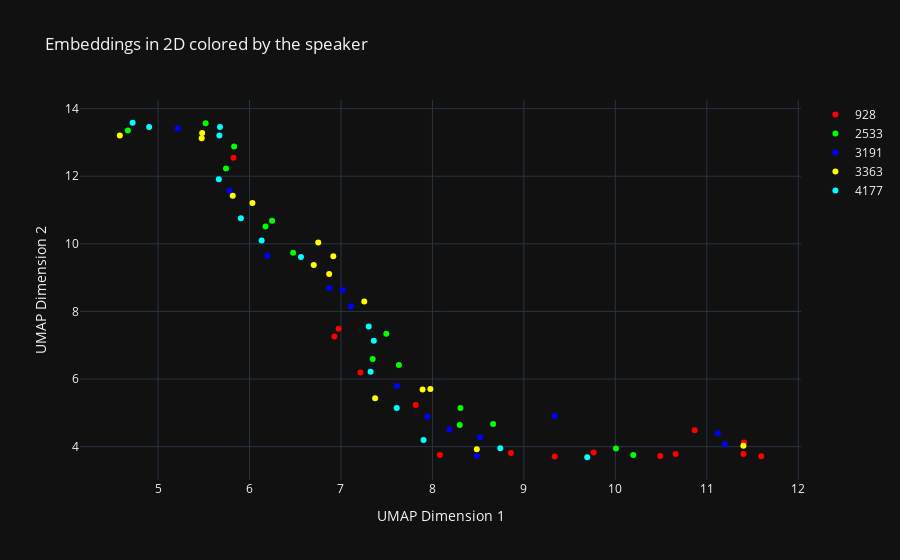

Notebook cell for this chart:
### Code cell
fig = create_fig(labels, umap_result, utt_metadata, title="Embeddings in 2D colored by the speaker")
fig.show()

### Figure 1 — Plotly figure (JSON) as saved in the notebook; plotly's stock layout.template omitted (floating-point values rounded to 4 significant figures)
{"data": [{"hoverinfo": "text", "line": {"color": "rgb(255,0,0)"}, "mode": "markers", "name": "928", "text": ["comm_arabic_2542920.wav", "comm_arabic_1965863.wav", "background_arabic_2664838.wav", "comm_arabic_6541755.wav", "background_arabic_4693695.wav", "background_arabic_3081309.wav", "comm_arabic_1884556.wav", "clean_arabic_8173692.wav", "background_arabic_7996000.wav", "clean_arabic_5520100.wav", "background_arabic_3647699.wav", "background_arabic_7323824.wav", "comm_arabic_5374064.wav", "clean_arabic_6146955.wav", "comm_arabic_5340671.wav"], "x": [11.41, 10.87, 6.928, 11.4, 6.974, 8.082, 11.59, 7.213, 8.858, 9.763, 7.818, 9.337, 10.66, 10.49, 5.825], "y": [4.127, 4.487, 7.257, 3.782, 7.491, 3.752, 3.72, 6.196, 3.809, 3.83, 5.231, 3.71, 3.784, 3.722, 12.55], "type": "scatter"}, {"hoverinfo": "text", "line": {"color": "rgb(0,255,0)"}, "mode": "markers", "name": "2533", "text": ["background_russian_9591282.wav", "background_russian_4085978.wav", "background_russian_6866294.wav", "clean_russian_1029247.wav", "clean_russian_0877764.wav", "background_russian_1123838.wav", "background_russian_1949810.wav", "background_russian_6743820.wav", "background_russian_3315710.wav", "background_russian_0731480.wav", "background_russian_3181730.wav", "background_russian_8561032.wav", "background_russian_5590864.wav", "background_russian_7492036.wav", "background_russian_5988172.wav"], "x": [5.831, 6.477, 7.496, 10.2, 10.01, 5.52, 8.307, 8.663, 7.346, 8.299, 4.67, 6.247, 6.174, 5.743, 7.634], "y": [12.88, 9.739, 7.339, 3.756, 3.947, 13.57, 5.146, 4.671, 6.592, 4.642, 13.35, 10.68, 10.52, 12.23, 6.413], "type": "scatter"}, {"hoverinfo": "text", "line": {"color": "rgb(0,0,255)"}, "mode": "markers", "name": "3191", "text": ["background_russian_8924221.wav", "clean_russian_2849697.wav", "clean_russian_6328915.wav", "comm_russian_1298927.wav", "clean_russian_9477530.wav", "clean_russian_3984275.wav", "background_russian_7546621.wav", "background_russian_6098442.wav", "comm_russian_4426066.wav", "clean_russian_3018610.wav", "comm_russian_2006849.wav", "background_russian_7608580.wav", "comm_russian_9805523.wav", "background_russian_2983962.wav"], "x": [5.216, 7.945, 7.612, 5.781, 8.186, 8.521, 7.11, 6.194, 11.2, 7.019, 11.12, 6.874, 9.339, 8.484], "y": [13.41, 4.89, 5.795, 11.57, 4.507, 4.276, 8.151, 9.646, 4.071, 8.633, 4.399, 8.697, 4.91, 3.73], "type": "scatter"}, {"hoverinfo": "text", "line": {"color": "rgb(255,255,0)"}, "mode": "markers", "name": "3363", "text": ["comm_turkish_6682928.wav", "clean_turkish_0403581.wav", "clean_turkish_6465080.wav", "clean_turkish_9062151.wav", "background_turkish_8027894.wav", "comm_turkish_8911747.wav", "comm_turkish_2509805.wav", "comm_turkish_4452360.wav", "background_turkish_9962499.wav", "background_turkish_9111499.wav", "clean_turkish_0542143.wav", "clean_turkish_3391258.wav", "clean_turkish_9369344.wav", "background_turkish_7474942.wav", "comm_turkish_4740773.wav"], "x": [6.871, 5.482, 6.751, 7.255, 5.477, 6.032, 11.4, 7.978, 8.485, 6.702, 5.817, 6.916, 7.374, 4.582, 7.892], "y": [9.107, 13.28, 10.04, 8.294, 13.12, 11.21, 4.024, 5.704, 3.926, 9.377, 11.43, 9.633, 5.435, 13.2, 5.694], "type": "scatter"}, {"hoverinfo": "text", "line": {"color": "rgb(0,255,255)"}, "mode": "markers", "name": "4177", "text": ["clean_russian_1461122.wav", "comm_russian_3912913.wav", "clean_russian_5656834.wav", "comm_russian_7457022.wav", "background_russian_7122144.wav", "background_russian_1834021.wav", "background_russian_6676062.wav", "clean_russian_6808381.wav", "background_russian_9729429.wav", "clean_russian_7890459.wav", "clean_russian_9411591.wav", "background_russian_5218532.wav", "background_russian_9504530.wav", "background_russian_8287341.wav", "clean_russian_6190010.wav"], "x": [5.905, 5.665, 7.303, 4.902, 5.671, 5.677, 4.722, 6.562, 9.693, 8.742, 7.324, 7.359, 7.903, 6.133, 7.61], "y": [10.76, 11.91, 7.552, 13.46, 13.21, 13.46, 13.58, 9.609, 3.687, 3.956, 6.216, 7.131, 4.199, 10.1, 5.143], "type": "scatter"}], "layout": {"title": {"text": "Embeddings in 2D colored by the speaker"}, "xaxis": {"title": {"text": "UMAP Dimension 1"}}, "yaxis": {"title": {"text": "UMAP Dimension 2"}}}}
